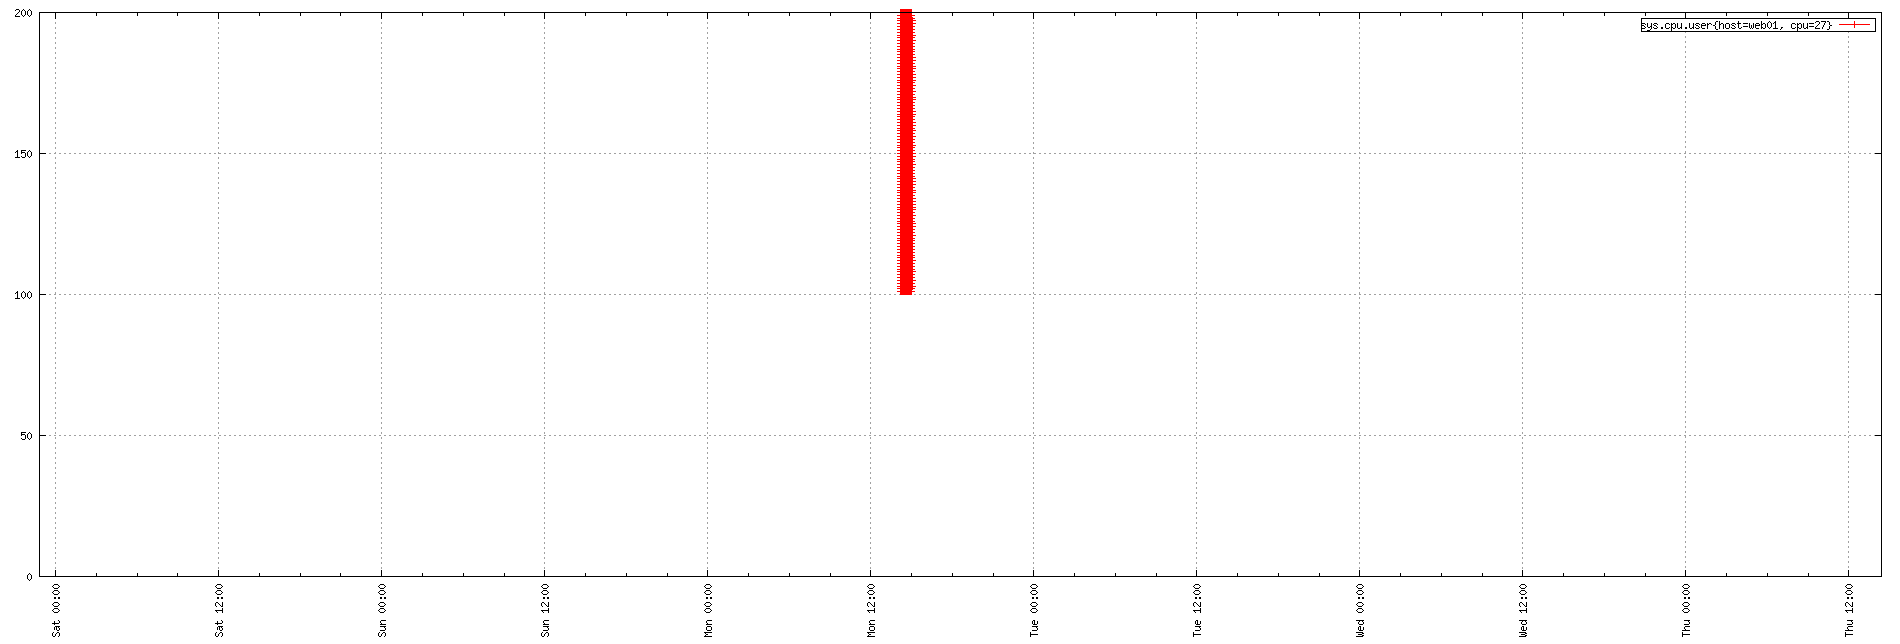

Generate this figure with gnuplot:
set term png small size 1900,644
set xdata time
set timefmt "%s"
if (GPVAL_VERSION < 4.6) set xtics rotate; else set xtics rotate right
set output "${TMPDIR-'tmp'}/tsd/321a95b0.png"
set xrange ["1673650109":"1674138231"]
set format x "%a %H:%M"
set grid
set style data linespoint
set key right box
set yrange [0:]
plot  "${TMPDIR-'tmp'}/tsd/321a95b0_0.dat" using 1:2 title "sys.cpu.user{host=web01, cpu=27}"
